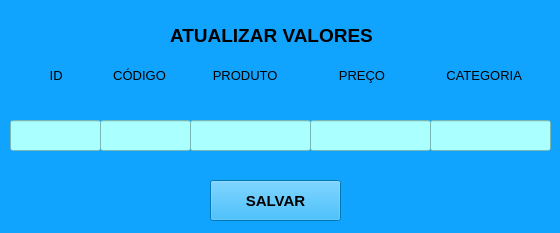
<?xml version="1.0" encoding="UTF-8"?>
<ui version="4.0">
 <class>MainWindow</class>
 <widget class="QMainWindow" name="MainWindow">
  <property name="geometry">
   <rect>
    <x>0</x>
    <y>0</y>
    <width>560</width>
    <height>233</height>
   </rect>
  </property>
  <property name="windowTitle">
   <string>MainWindow</string>
  </property>
  <property name="styleSheet">
   <string notr="true">background-color: rgb(243, 255, 14);
background-color: rgb(91, 41, 255);
background-color: rgb(17, 164, 255);
</string>
  </property>
  <widget class="QWidget" name="centralwidget">
   <widget class="QLabel" name="label">
    <property name="geometry">
     <rect>
      <x>170</x>
      <y>20</y>
      <width>211</width>
      <height>31</height>
     </rect>
    </property>
    <property name="font">
     <font>
      <pointsize>14</pointsize>
      <weight>75</weight>
      <bold>true</bold>
     </font>
    </property>
    <property name="text">
     <string>ATUALIZAR VALORES</string>
    </property>
   </widget>
   <widget class="QLineEdit" name="lineEdit">
    <property name="geometry">
     <rect>
      <x>10</x>
      <y>120</y>
      <width>91</width>
      <height>31</height>
     </rect>
    </property>
    <property name="font">
     <font>
      <pointsize>10</pointsize>
     </font>
    </property>
    <property name="styleSheet">
     <string notr="true">background-color: rgb(170, 255, 255);</string>
    </property>
   </widget>
   <widget class="QLineEdit" name="lineEdit_2">
    <property name="geometry">
     <rect>
      <x>100</x>
      <y>120</y>
      <width>91</width>
      <height>31</height>
     </rect>
    </property>
    <property name="font">
     <font>
      <pointsize>10</pointsize>
     </font>
    </property>
    <property name="styleSheet">
     <string notr="true">background-color: rgb(170, 255, 255);</string>
    </property>
   </widget>
   <widget class="QLineEdit" name="lineEdit_3">
    <property name="geometry">
     <rect>
      <x>190</x>
      <y>120</y>
      <width>121</width>
      <height>31</height>
     </rect>
    </property>
    <property name="font">
     <font>
      <pointsize>10</pointsize>
     </font>
    </property>
    <property name="styleSheet">
     <string notr="true">background-color: rgb(170, 255, 255);</string>
    </property>
   </widget>
   <widget class="QLineEdit" name="lineEdit_4">
    <property name="geometry">
     <rect>
      <x>310</x>
      <y>120</y>
      <width>121</width>
      <height>31</height>
     </rect>
    </property>
    <property name="font">
     <font>
      <pointsize>10</pointsize>
     </font>
    </property>
    <property name="styleSheet">
     <string notr="true">background-color: rgb(170, 255, 255);</string>
    </property>
   </widget>
   <widget class="QLineEdit" name="lineEdit_5">
    <property name="geometry">
     <rect>
      <x>430</x>
      <y>120</y>
      <width>121</width>
      <height>31</height>
     </rect>
    </property>
    <property name="font">
     <font>
      <pointsize>10</pointsize>
     </font>
    </property>
    <property name="styleSheet">
     <string notr="true">background-color: rgb(170, 255, 255);</string>
    </property>
   </widget>
   <widget class="QLabel" name="label_2">
    <property name="geometry">
     <rect>
      <x>10</x>
      <y>60</y>
      <width>531</width>
      <height>31</height>
     </rect>
    </property>
    <property name="font">
     <font>
      <pointsize>10</pointsize>
     </font>
    </property>
    <property name="text">
     <string>           ID              CÓDIGO             PRODUTO                 PREÇO                 CATEGORIA</string>
    </property>
   </widget>
   <widget class="QPushButton" name="pushButton">
    <property name="geometry">
     <rect>
      <x>210</x>
      <y>180</y>
      <width>131</width>
      <height>41</height>
     </rect>
    </property>
    <property name="font">
     <font>
      <pointsize>11</pointsize>
      <weight>75</weight>
      <bold>true</bold>
     </font>
    </property>
    <property name="styleSheet">
     <string notr="true">background-color: rgb(0, 170, 255);</string>
    </property>
    <property name="text">
     <string>SALVAR</string>
    </property>
   </widget>
  </widget>
 </widget>
 <resources/>
 <connections/>
</ui>
